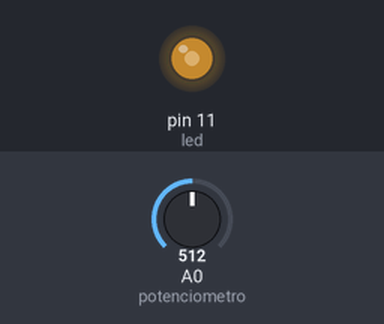
The sketch below on a simulated Arduino Uno, built with avr-gcc and run on an emulated ATmega328P. Parts: output pins drawn as LEDs (lit = HIGH). Inputs (shaded band) come from the test bench; at power-on: A0 (potenciometro) = 512.

Above: at 1.2 s.
1.3 s: A0 (potenciometro) set to 716
At 1.9 s:
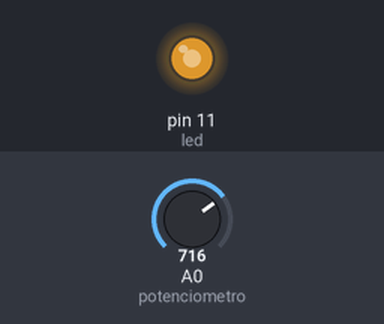
2.8 s: A0 (potenciometro) set to 900
At 4.0 s:
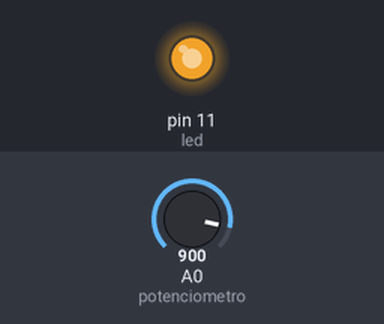
4.3 s: A0 (potenciometro) set to 122
At 5.4 s:
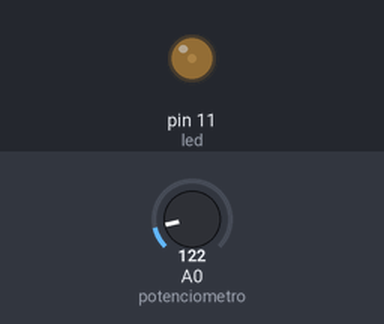
5.8 s: A0 (potenciometro) set to 0
At 6.5 s:
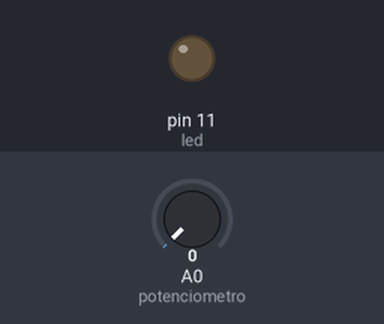
7.3 s: A0 (potenciometro) set to 511
At 7.6 s:
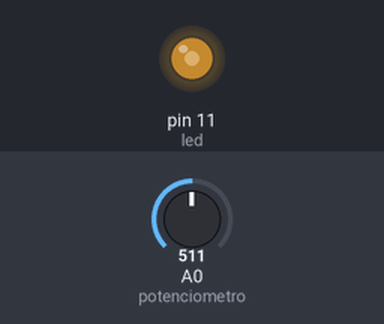
Timing chart, 0 to 9.8 s (numbered marks = the images above; inputs shaded):
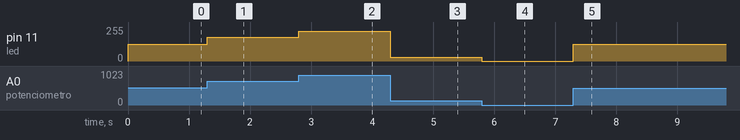

The sketch:

BlinkWithPotentiometer.ino
```cpp
/*
* author Ionésio Junior
*/

const int led = 11; //Pino com suporte a pwm ("~")
const int potenciometro = A0; //Pino analógico A0;
int valorDoPotenciometro = 0;
int pwm = 0;

void setup() {
  pinMode(led,OUTPUT);
}

void loop() {
  valorDoPotenciometro = analogRead(potenciometro); //Leitura do pulso analógico (0 - 1023)
  pwm = map(valorDoPotenciometro,0,1023,0,255); // Redimensionamento de 0 - 1023 para 0 - 255 -> (Estrutura de pwm definida pelo arduino, 255 é 100% de pwm)
  analogWrite(led,pwm); // Escrita analógica de intensidade do led atraves do valor do pwm
}
```

Measured:
- after the input at 1.3 s, pin 11 (led): 127/255 → 178/255 at once
- after the input at 2.8 s, pin 11 (led): 178/255 → 224/255 at once
- after the input at 4.3 s, pin 11 (led): 224/255 → 30/255 at once
- after the input at 5.8 s, pin 11 (led): 30/255 → 0/255 at once
- after the input at 7.3 s, pin 11 (led): 0/255 → 127/255 at once
